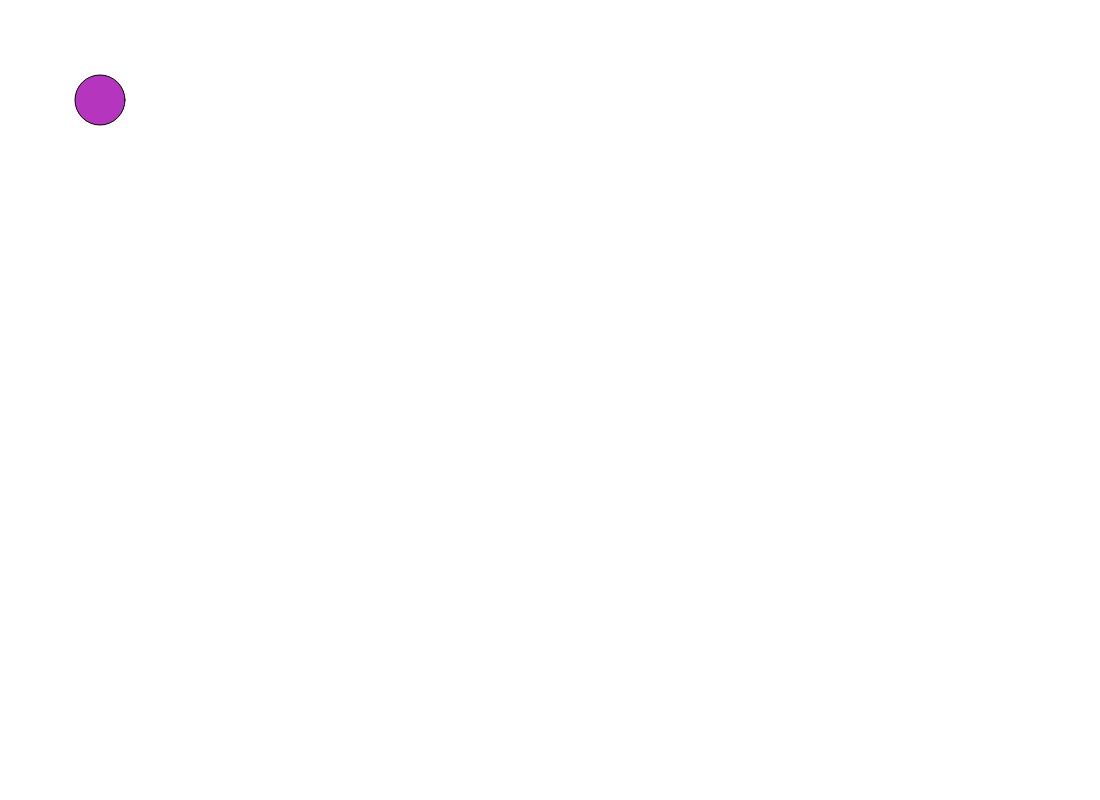
Frame 1 (no input)
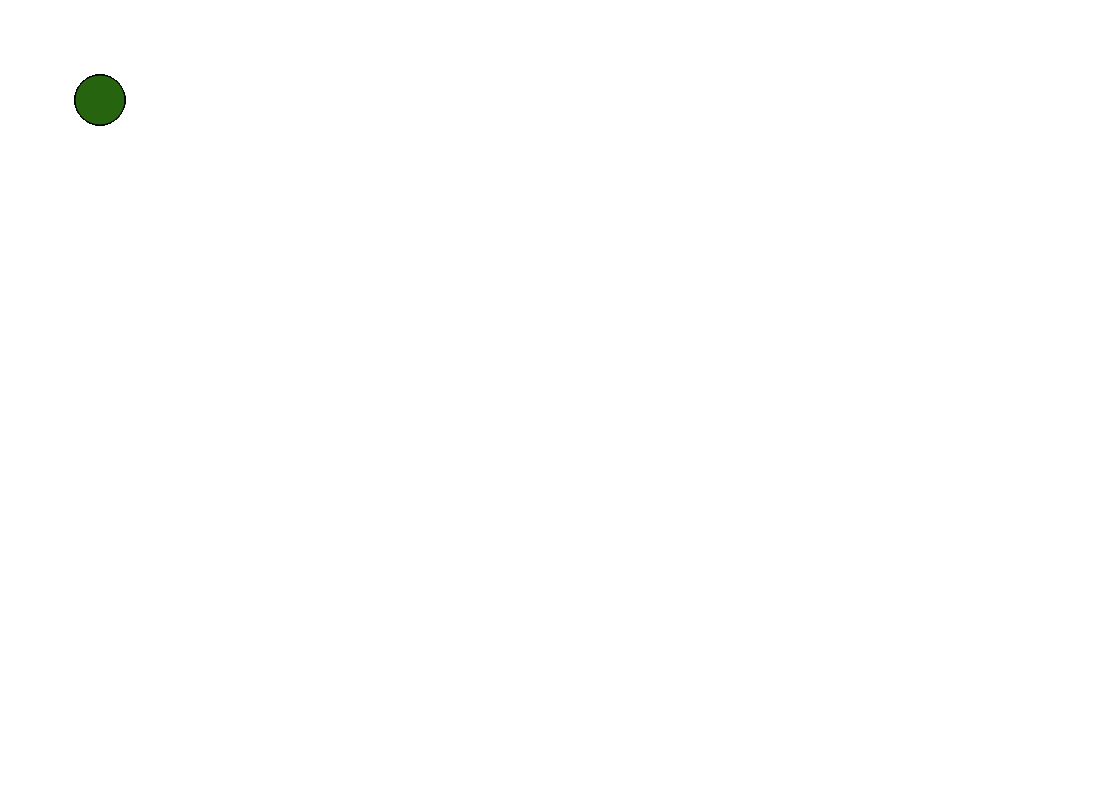
Frame 60 (no input)
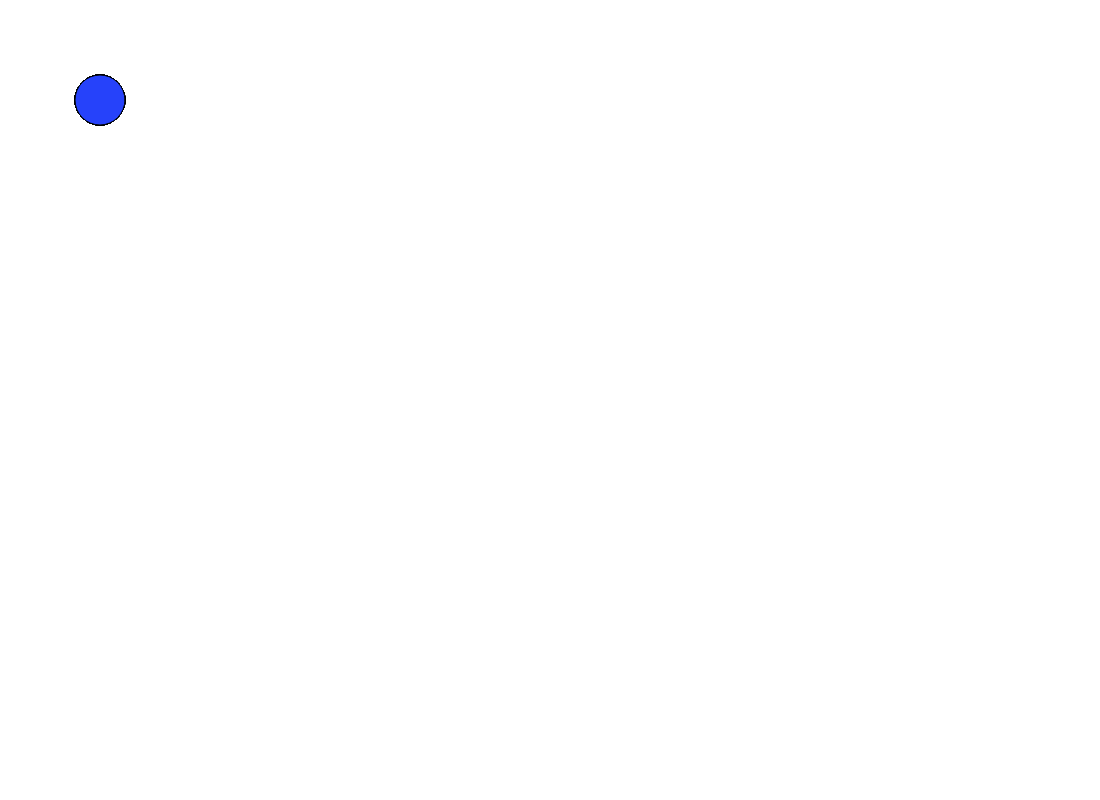
Frame 120 (the mouse pressed at the canvas centre since frame 60)

The p5.js sketch that drew these frames (run headless with seeded random() and noise() and a simulated clock; from frame 60 on, the mouse is pressed at the canvas centre):

// p5.js sketch
// ── sketch.js
let x = 100;
let y = 100;


function setup() {
  createCanvas(1100, 800);


}

function draw() {

  if (keyIsDown(LEFT_ARROW)) {
    x -= 5;
    background(random(0,255),random(0,255),random(0,255));

  }

  if (keyIsDown(RIGHT_ARROW)) {
    x += 5;
    background(random(0,255),random(0,255),random(0,255));
  }

  if (keyIsDown(UP_ARROW)) {
    y -= 5;
    background(random(0,255),random(0,255),random(0,255));
  }

  if (keyIsDown(DOWN_ARROW)) {
    y += 5;
    background(random(0,255),random(0,255),random(0,255));
  }
  if (keyIsDown(DOWN_ARROW,UP_ARROW,LEFT_ARROW,RIGHT_ARROW)){


  }

  fill(random(0,255),random(0,255),random(0,255));
  ellipse(x,y,50, 50);

}
